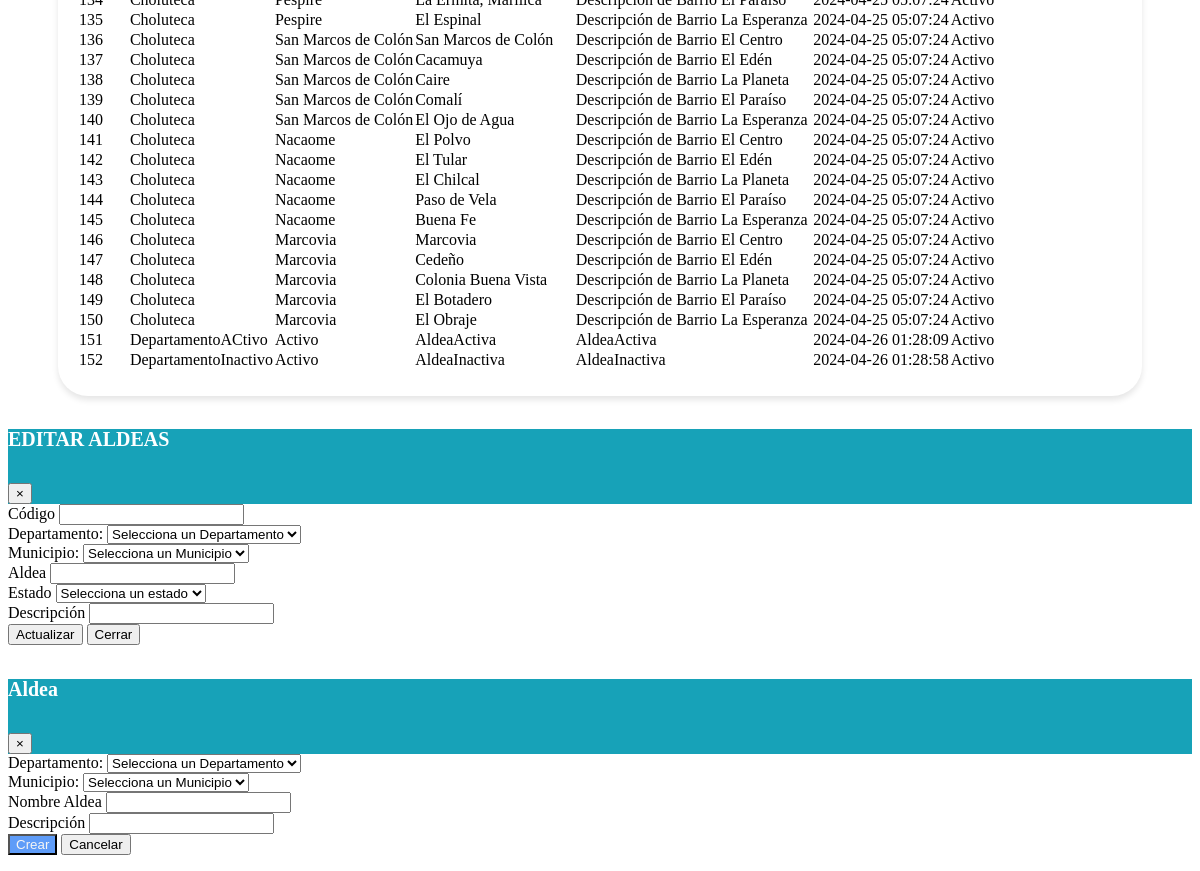
Before: /vistas/Mantenimiento_Aldea.php (lower part) with the older database file.
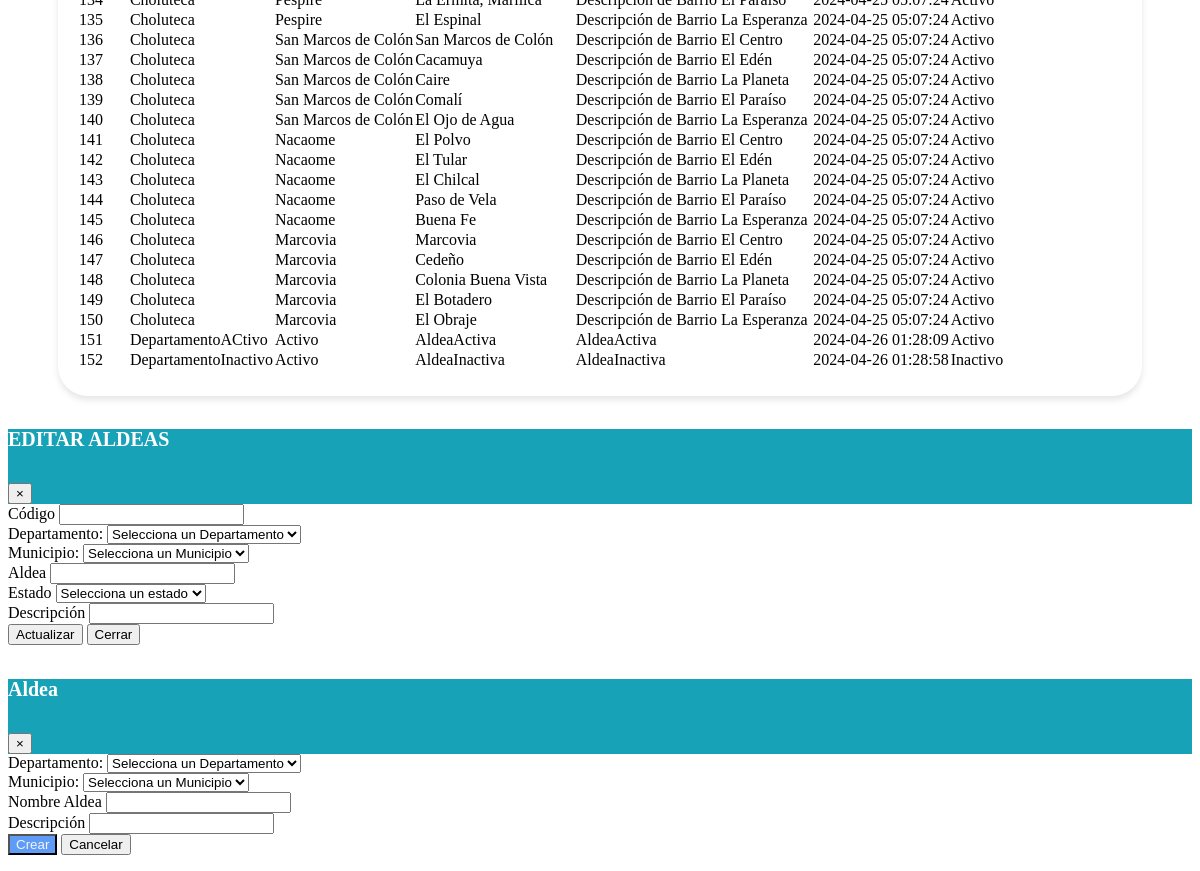
After: the same page with the newer database file.
### tables this page shows
CREATE TABLE `tbl_aldeas` (
  `Id_Aldea` bigint(20) NOT NULL,
  `Id_Departamento` bigint(20) NOT NULL,
  `Id_Municipio` bigint(20) NOT NULL,
  `Nombre_Aldea` varchar(100) DEFAULT NULL,
  `Descripcion` varchar(255) DEFAULT NULL,
  `Estado` enum('A','I') DEFAULT NULL,
  `Creado_Por` varchar(50) NOT NULL,
  `Fecha_Creacion` timestamp NOT NULL DEFAULT current_timestamp(),
  `Modificado_Por` varchar(50) DEFAULT NULL,
  `Fecha_Modificacion` timestamp NOT NULL DEFAULT current_timestamp()
);

CREATE TABLE `tbl_departamentos` (
  `Id_Departamento` bigint(20) NOT NULL,
  `Nombre_Departamento` varchar(100) DEFAULT NULL,
  `Descripcion` varchar(255) DEFAULT NULL,
  `Creado_Por` varchar(25) NOT NULL,
  `Fecha_Creacion` timestamp NOT NULL DEFAULT current_timestamp(),
  `Modificado_Por` varchar(25) DEFAULT NULL,
  `Fecha_Modificacion` timestamp NOT NULL DEFAULT current_timestamp() ON UPDATE current_timestamp(),
  `Estado` enum('A','I') DEFAULT NULL
);

CREATE TABLE `tbl_municipios` (
  `Id_Municipio` bigint(20) NOT NULL,
  `Id_Departamento` bigint(20) NOT NULL,
  `Nombre_Municipio` varchar(100) DEFAULT NULL,
  `Descripcion` varchar(255) DEFAULT NULL,
  `Creado_Por` varchar(25) NOT NULL,
  `Fecha_Creacion` timestamp NOT NULL DEFAULT current_timestamp(),
  `Modificado_Por` varchar(25) DEFAULT NULL,
  `Fecha_Modificacion` timestamp NOT NULL DEFAULT current_timestamp() ON UPDATE current_timestamp(),
  `Estado` enum('A','I') DEFAULT 'A'
);

### vistas/Mantenimiento_Aldea.php (the view, shortened to what the changed rows need)
<link href="https://cdn.jsdelivr.net/npm/bootstrap-icons@1.10.0/font/bootstrap-icons.css" rel="stylesheet">
<link rel="stylesheet" href="assets/css/estilos.css">
    <link rel="stylesheet" href="https://cdn.datatables.net/1.10.20/css/dataTables.bootstrap4.min.css">
<div class="containertable">
    <div class="table-responsive">
    <table id="tablax" class="table table-hover">
            <tbody class="text-center">
                <?php
                include "../php/conexion_be.php";
                $sql = $conexion->query("SELECT A.*, D.Nombre_Departamento, M.Nombre_Municipio
                FROM tbl_aldeas A
                INNER JOIN tbl_departamentos D ON A.Id_Departamento = D.Id_Departamento
                INNER JOIN tbl_municipios M ON A.Id_Municipio = M.Id_Municipio;
                ");
                while ($datos = $sql->fetch_object()) { ?>
                    <tr>
                        <td><?= $datos->Id_Aldea ?></td>
                        <td><?= $datos->Nombre_Departamento ?></td>
                        <td><?= $datos->Nombre_Municipio ?></td>
                        <td><?= $datos->Nombre_Aldea ?></td>
                        <td><?= $datos->Descripcion ?></td>
                        <td><?= $datos->Fecha_Creacion ?></td>
                        <td><?php
                            if ($datos->Estado == "A") {
                                echo '<span class="badge bg-success">Activo</span>';
                            } else {
                                echo '<span class="badge bg-danger">Inactivo</span>';
                            }
                            ?></td>
                        <td>
                        </td>
                    </tr>
                <?php }
                ?>
            </tbody>
        </table>
    </div>
</div>

Changed rows visible on the page:
changed tbl_aldeas "AldeaInactiva": Estado "Activo" → "Inactivo"
